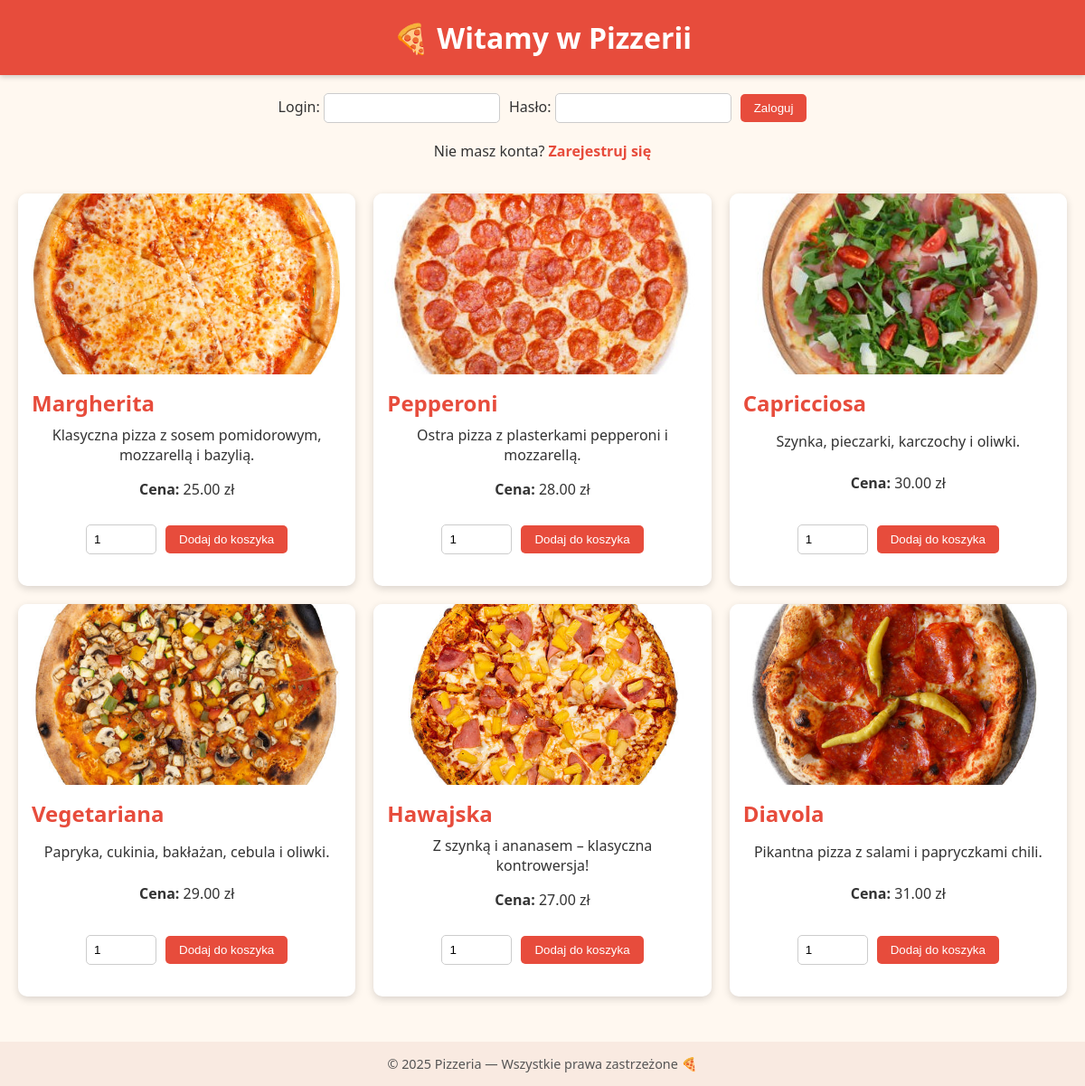
The page / on the database its author committed.
### tables this page shows
CREATE TABLE `pizzas` (
  `pizza_id` int(11) NOT NULL,
  `name` varchar(100) NOT NULL,
  `base_price` decimal(10,2) NOT NULL,
  `description` text DEFAULT NULL,
  `image_url` varchar(255) DEFAULT NULL
);

### index.php (the view, shortened to what this page needs)
<?php
require 'db.php';
$pizzaQuery = mysqli_query($conn, "SELECT * FROM Pizzas ORDER BY pizza_id");
$pizzas = [];
while ($row = mysqli_fetch_assoc($pizzaQuery)) {
    $pizzas[] = $row;
}
?>
<!DOCTYPE html>
<html lang="pl">
<head>
</head>
<body>
<h1>🍕 Witamy w Pizzerii</h1>
<?php if (!isset($_SESSION['user'])): ?>
<form method="POST">
    <label>Login: <input type="text" name="nazwa" required></label>
    <label>Hasło: <input type="password" name="haslo" required></label>
    <button type="submit">Zaloguj</button>
</form>
<p>Nie masz konta? <a href="register.php">Zarejestruj się</a></p>
<?php endif; ?>
<div class="pizza-list">
<?php foreach ($pizzas as $pizza): ?>
<div class="pizzy">
    <img src="images/<?= htmlspecialchars($pizza['image_url']) ?>" alt="<?= htmlspecialchars($pizza['name']) ?>">
    <div class="pizza-info">
        <h2><?= htmlspecialchars($pizza['name']) ?></h2>
        <p><?= htmlspecialchars($pizza['description']) ?></p>
        <p><strong>Cena:</strong> <?= number_format($pizza['base_price'],2) ?> zł</p>
        <form action="add_to_cart.php" method="POST">
            <input type="number" name="quantity" value="1" min="1" style="width:60px;">
            <button type="submit">Dodaj do koszyka</button>
        </form>
    </div>
</div>
<?php endforeach; ?>
</div>
<footer>
© <?= date('Y') ?> Pizzeria — Wszystkie prawa zastrzeżone 🍕
</footer>
</body>
</html>

### index.php (style rules this page uses)
body { font-family: 'Segoe UI', Arial, sans-serif; margin:0; background:#fff8f0; color:#333; }
h1 { text-align:center; background:#e74c3c; color:white; padding:20px; margin:0; font-size:2em; box-shadow:0 2px 6px rgba(0,0,0,0.2); }
p { text-align:center; margin-top:15px; }
a { color:#e74c3c; text-decoration:none; font-weight:bold; }
form { display:flex; justify-content:center; align-items:center; gap:10px; margin:20px auto; }
form input[type="text"], form input[type="password"], form input[type="number"] { padding:8px; border-radius:5px; border:1px solid #ccc; }
form button { background:#e74c3c; color:white; border:none; border-radius:5px; padding:8px 15px; cursor:pointer; transition:0.2s; }
.pizza-list { display:grid; grid-template-columns:repeat(auto-fit, minmax(280px, 1fr)); gap:20px; padding:20px; max-width:1200px; margin:0 auto; }
.pizzy { display:flex; flex-direction:column; background:white; border-radius:10px; box-shadow:0 3px 8px rgba(0,0,0,0.15); overflow:hidden; transition:0.2s; }
img { width:100%; height:200px; object-fit:cover; }
.pizza-info { padding:15px; flex:1; display:flex; flex-direction:column; justify-content:space-between; }
.pizza-info h2 { margin:0; color:#e74c3c; }
.pizza-info p { margin:8px 0; }
.pizza-info strong { color:#333; }
footer { text-align:center; padding:15px; background:#f9eae1; color:#555; margin-top:30px; font-size:0.9em; }

### rows shown on the page
pizzas: image_url (picture), name "Margherita", description "Klasyczna pizza z sosem pomidorowym, mozzarellą i bazylią.", base_price "25.00"
pizzas: image_url (picture), name "Pepperoni", description "Ostra pizza z plasterkami pepperoni i mozzarellą.", base_price "28.00"
pizzas: image_url (picture), name "Capricciosa", description "Szynka, pieczarki, karczochy i oliwki.", base_price "30.00"
pizzas: image_url (picture), name "Vegetariana", description "Papryka, cukinia, bakłażan, cebula i oliwki.", base_price "29.00"
pizzas: image_url (picture), name "Hawajska", description "Z szynką i ananasem – klasyczna kontrowersja!", base_price "27.00"
pizzas: image_url (picture), name "Diavola", description "Pikantna pizza z salami i papryczkami chili.", base_price "31.00"
